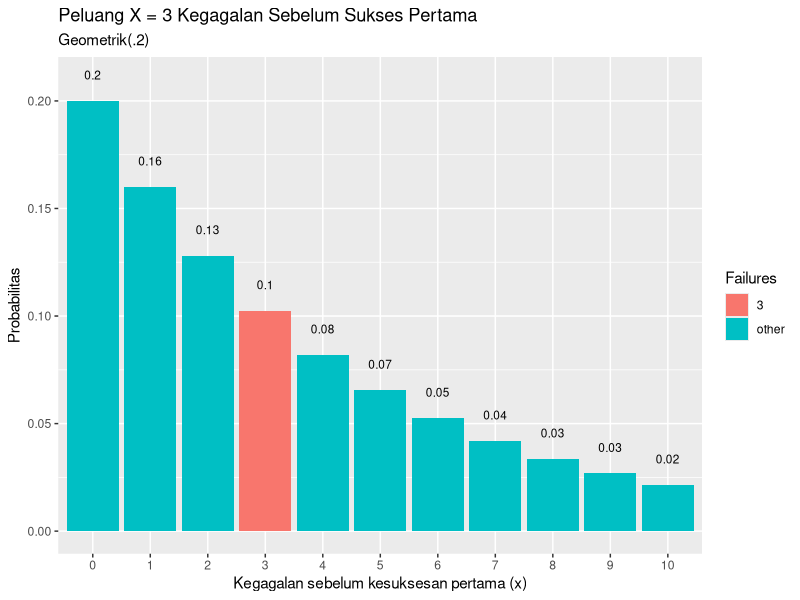

The R script that drew this image:
### 1.A
p = 0.20
n = 3
dgeom(x = n, prob = p)

### 1.B
mean(rgeom(n = 10000, prob = p) == 3)

### 1.C
#Perbedaannya adalah hasil distribusi geometrik pada poin a adalah 0.1024, 
#sedangkan hasil rata-rata pada pon b adalah 0.107

### 1.D
library(dplyr)
library(ggplot2)

data.frame(x = 0:10, prob = dgeom(x = 0:10, prob = p)) %>%
  mutate(Failures = ifelse(x == n, n, "other")) %>%
  ggplot(aes(x = factor(x), y = prob, fill = Failures)) +
  geom_col() +
  geom_text(
    aes(label = round(prob,2), y = prob + 0.01),
    position = position_dodge(0.9),
    size = 3,
    vjust = 0
  ) +
  labs(title = "Peluang X = 3 Kegagalan Sebelum Sukses Pertama",
       subtitle = "Geometrik(.2)",
       x = "Kegagalan sebelum kesuksesan pertama (x)",
       y = "Probabilitas") 

### 1.E
#Rataan
miu = 1/p
#Varian
varian = (1-p)/ p^2